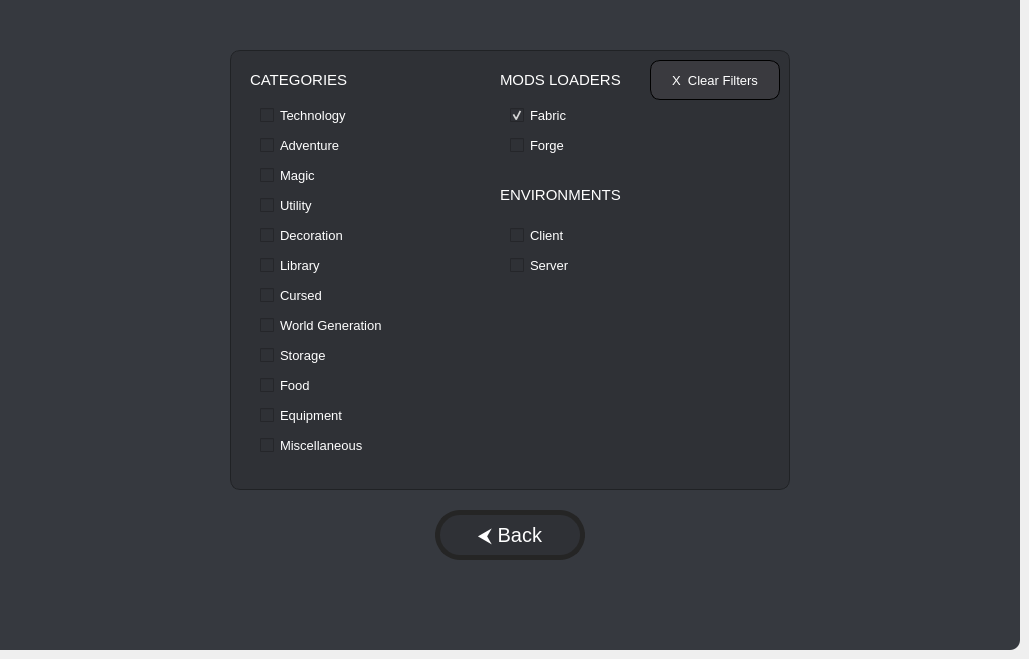
    <widget class="QWidget" name="modfilterwid">
     <widget class="QFrame" name="frame_13">
      <property name="geometry">
       <rect>
        <x>0</x>
        <y>0</y>
        <width>1020</width>
        <height>650</height>
       </rect>
      </property>
      <property name="styleSheet">
       <string notr="true">background-color:rgb(54, 57, 63);
border-bottom-right-radius:10px;
outline:none;</string>
      </property>
      <property name="frameShape">
       <enum>QFrame::StyledPanel</enum>
      </property>
      <property name="frameShadow">
       <enum>QFrame::Raised</enum>
      </property>
      <widget class="QFrame" name="frame_15">
       <property name="geometry">
        <rect>
         <x>230</x>
         <y>50</y>
         <width>560</width>
         <height>440</height>
        </rect>
       </property>
       <property name="styleSheet">
        <string notr="true">background-color:rgb(47, 49, 54);
border-radius:10px;
border:1px solid rgb(32, 34, 37);</string>
       </property>
       <property name="frameShape">
        <enum>QFrame::StyledPanel</enum>
       </property>
       <property name="frameShadow">
        <enum>QFrame::Raised</enum>
       </property>
       <widget class="QLabel" name="label_12">
        <property name="geometry">
         <rect>
          <x>20</x>
          <y>5</y>
          <width>125</width>
          <height>50</height>
         </rect>
        </property>
        <property name="styleSheet">
         <string notr="true">color:white;
border:none;
background-color:none;
font:11pt;</string>
        </property>
        <property name="text">
         <string>CATEGORIES</string>
        </property>
        <property name="alignment">
         <set>Qt::AlignLeading|Qt::AlignLeft|Qt::AlignVCenter</set>
        </property>
       </widget>
       <widget class="QPushButton" name="clearfilterbtn">
        <property name="geometry">
         <rect>
          <x>420</x>
          <y>10</y>
          <width>130</width>
          <height>40</height>
         </rect>
        </property>
        <property name="cursor">
         <cursorShape>PointingHandCursor</cursorShape>
        </property>
        <property name="styleSheet">
         <string notr="true">QPushButton {
color:white;
border:none;
background-color:rgb(58, 58, 63);
font:10pt;
border-radius:10px;
border: 1px solid black;
}
QPushButton:hover{
background-color:rgb(32, 34, 37);
}</string>
        </property>
        <property name="text">
         <string>X  Clear Filters</string>
        </property>
       </widget>
       <widget class="QCheckBox" name="cate_1">
        <property name="geometry">
         <rect>
          <x>30</x>
          <y>50</y>
          <width>230</width>
          <height>30</height>
         </rect>
        </property>
        <property name="cursor">
         <cursorShape>PointingHandCursor</cursorShape>
        </property>
        <property name="tabletTracking">
         <bool>false</bool>
        </property>
        <property name="styleSheet">
         <string notr="true">QCheckBox {
color:white;
font:10pt;
border:none;
border-radius:5px;
}
QCheckBox:hover {
background-color:rgb(54, 57, 63);
}</string>
        </property>
        <property name="text">
         <string>Technology</string>
        </property>
        <property name="icon">
         <iconset resource="../qrf.qrc">
          <normaloff>:/filters-icon/Pictures/Filters-Icon/tech.png</normaloff>:/filters-icon/Pictures/Filters-Icon/tech.png</iconset>
        </property>
        <property name="iconSize">
         <size>
          <width>25</width>
          <height>25</height>
         </size>
        </property>
       </widget>
       <widget class="QCheckBox" name="cate_2">
        <property name="geometry">
         <rect>
          <x>30</x>
          <y>80</y>
          <width>230</width>
          <height>30</height>
         </rect>
        </property>
        <property name="cursor">
         <cursorShape>PointingHandCursor</cursorShape>
        </property>
        <property name="styleSheet">
         <string notr="true">QCheckBox {
color:white;
font:10pt;
border:none;
border-radius:5px;
}
QCheckBox:hover {
background-color:rgb(54, 57, 63);
}</string>
        </property>
        <property name="text">
         <string>Adventure</string>
        </property>
        <property name="icon">
         <iconset resource="../qrf.qrc">
          <normaloff>:/filters-icon/Pictures/Filters-Icon/adventure.png</normaloff>:/filters-icon/Pictures/Filters-Icon/adventure.png</iconset>
        </property>
        <property name="iconSize">
         <size>
          <width>25</width>
          <height>25</height>
         </size>
        </property>
       </widget>
       <widget class="QCheckBox" name="cate_3">
        <property name="geometry">
         <rect>
          <x>30</x>
          <y>110</y>
          <width>230</width>
          <height>30</height>
         </rect>
        </property>
        <property name="cursor">
         <cursorShape>PointingHandCursor</cursorShape>
        </property>
        <property name="styleSheet">
         <string notr="true">QCheckBox {
color:white;
font:10pt;
border:none;
border-radius:5px;
}
QCheckBox:hover {
background-color:rgb(54, 57, 63);
}</string>
        </property>
        <property name="text">
         <string>Magic</string>
        </property>
        <property name="icon">
         <iconset resource="../qrf.qrc">
          <normaloff>:/filters-icon/Pictures/Filters-Icon/flame.png</normaloff>:/filters-icon/Pictures/Filters-Icon/flame.png</iconset>
        </property>
        <property name="iconSize">
         <size>
          <width>25</width>
          <height>25</height>
         </size>
        </property>
       </widget>
       <widget class="QCheckBox" name="cate_4">
        <property name="geometry">
         <rect>
          <x>30</x>
          <y>140</y>
          <width>230</width>
          <height>30</height>
         </rect>
        </property>
        <property name="cursor">
         <cursorShape>PointingHandCursor</cursorShape>
        </property>
        <property name="styleSheet">
         <string notr="true">QCheckBox {
color:white;
font:10pt;
border:none;
border-radius:5px;
}
QCheckBox:hover {
background-color:rgb(54, 57, 63);
}</string>
        </property>
        <property name="text">
         <string>Utility</string>
        </property>
        <property name="icon">
         <iconset resource="../qrf.qrc">
          <normaloff>:/filters-icon/Pictures/Filters-Icon/storage.png</normaloff>:/filters-icon/Pictures/Filters-Icon/storage.png</iconset>
        </property>
        <property name="iconSize">
         <size>
          <width>25</width>
          <height>25</height>
         </size>
        </property>
       </widget>
       <widget class="QCheckBox" name="cate_5">
        <property name="geometry">
         <rect>
          <x>30</x>
          <y>170</y>
          <width>230</width>
          <height>30</height>
         </rect>
        </property>
        <property name="cursor">
         <cursorShape>PointingHandCursor</cursorShape>
        </property>
        <property name="styleSheet">
         <string notr="true">QCheckBox {
color:white;
font:10pt;
border:none;
border-radius:5px;
}
QCheckBox:hover {
background-color:rgb(54, 57, 63);
}</string>
        </property>
        <property name="text">
         <string>Decoration</string>
        </property>
        <property name="icon">
         <iconset resource="../qrf.qrc">
          <normaloff>:/filters-icon/Pictures/Filters-Icon/decoration.png</normaloff>:/filters-icon/Pictures/Filters-Icon/decoration.png</iconset>
        </property>
        <property name="iconSize">
         <size>
          <width>25</width>
          <height>25</height>
         </size>
        </property>
       </widget>
       <widget class="QCheckBox" name="cate_6">
        <property name="geometry">
         <rect>
          <x>30</x>
          <y>200</y>
          <width>230</width>
          <height>30</height>
         </rect>
        </property>
        <property name="cursor">
         <cursorShape>PointingHandCursor</cursorShape>
        </property>
        <property name="styleSheet">
         <string notr="true">QCheckBox {
color:white;
font:10pt;
border:none;
border-radius:5px;
}
QCheckBox:hover {
background-color:rgb(54, 57, 63);
}</string>
        </property>
        <property name="text">
         <string>Library</string>
        </property>
        <property name="icon">
         <iconset resource="../qrf.qrc">
          <normaloff>:/filters-icon/Pictures/Filters-Icon/library.png</normaloff>:/filters-icon/Pictures/Filters-Icon/library.png</iconset>
        </property>
        <property name="iconSize">
         <size>
          <width>25</width>
          <height>25</height>
         </size>
        </property>
       </widget>
       <widget class="QCheckBox" name="cate_7">
        <property name="geometry">
         <rect>
          <x>30</x>
          <y>230</y>
          <width>230</width>
          <height>30</height>
         </rect>
        </property>
        <property name="cursor">
         <cursorShape>PointingHandCursor</cursorShape>
        </property>
        <property name="styleSheet">
         <string notr="true">QCheckBox {
color:white;
font:10pt;
border:none;
border-radius:5px;
}
QCheckBox:hover {
background-color:rgb(54, 57, 63);
}</string>
        </property>
        <property name="text">
         <string>Cursed</string>
        </property>
        <property name="icon">
         <iconset resource="../qrf.qrc">
          <normaloff>:/filters-icon/Pictures/Filters-Icon/cursed.png</normaloff>:/filters-icon/Pictures/Filters-Icon/cursed.png</iconset>
        </property>
        <property name="iconSize">
         <size>
          <width>25</width>
          <height>25</height>
         </size>
        </property>
       </widget>
       <widget class="QCheckBox" name="cate_8">
        <property name="geometry">
         <rect>
          <x>30</x>
          <y>260</y>
          <width>230</width>
          <height>30</height>
         </rect>
        </property>
        <property name="cursor">
         <cursorShape>PointingHandCursor</cursorShape>
        </property>
        <property name="styleSheet">
         <string notr="true">QCheckBox {
color:white;
font:10pt;
border:none;
border-radius:5px;
}
QCheckBox:hover {
background-color:rgb(54, 57, 63);
}</string>
        </property>
        <property name="text">
         <string>World Generation</string>
        </property>
        <property name="icon">
         <iconset resource="../qrf.qrc">
          <normaloff>:/filters-icon/Pictures/Filters-Icon/worldgen.png</normaloff>:/filters-icon/Pictures/Filters-Icon/worldgen.png</iconset>
        </property>
        <property name="iconSize">
         <size>
          <width>25</width>
          <height>25</height>
         </size>
        </property>
       </widget>
       <widget class="QCheckBox" name="cate_9">
        <property name="geometry">
         <rect>
          <x>30</x>
          <y>290</y>
          <width>230</width>
          <height>30</height>
         </rect>
        </property>
        <property name="cursor">
         <cursorShape>PointingHandCursor</cursorShape>
        </property>
        <property name="styleSheet">
         <string notr="true">QCheckBox {
color:white;
font:10pt;
border:none;
border-radius:5px;
}
QCheckBox:hover {
background-color:rgb(54, 57, 63);
}</string>
        </property>
        <property name="text">
         <string>Storage</string>
        </property>
        <property name="icon">
         <iconset resource="../qrf.qrc">
          <normaloff>:/filters-icon/Pictures/Filters-Icon/storage.png</normaloff>:/filters-icon/Pictures/Filters-Icon/storage.png</iconset>
        </property>
        <property name="iconSize">
         <size>
          <width>25</width>
          <height>25</height>
         </size>
        </property>
       </widget>
       <widget class="QCheckBox" name="cate_10">
        <property name="geometry">
         <rect>
          <x>30</x>
          <y>320</y>
          <width>230</width>
          <height>30</height>
         </rect>
        </property>
        <property name="cursor">
         <cursorShape>PointingHandCursor</cursorShape>
        </property>
        <property name="styleSheet">
         <string notr="true">QCheckBox {
color:white;
font:10pt;
border:none;
border-radius:5px;
}
QCheckBox:hover {
background-color:rgb(54, 57, 63);
}</string>
        </property>
        <property name="text">
         <string>Food</string>
        </property>
        <property name="icon">
         <iconset resource="../qrf.qrc">
          <normaloff>:/filters-icon/Pictures/Filters-Icon/food.png</normaloff>:/filters-icon/Pictures/Filters-Icon/food.png</iconset>
        </property>
        <property name="iconSize">
         <size>
          <width>25</width>
          <height>25</height>
         </size>
        </property>
       </widget>
       <widget class="QCheckBox" name="cate_11">
        <property name="geometry">
         <rect>
          <x>30</x>
          <y>350</y>
          <width>230</width>
          <height>30</height>
         </rect>
        </property>
        <property name="cursor">
         <cursorShape>PointingHandCursor</cursorShape>
        </property>
        <property name="styleSheet">
         <string notr="true">QCheckBox {
color:white;
font:10pt;
border:none;
border-radius:5px;
}
QCheckBox:hover {
background-color:rgb(54, 57, 63);
}</string>
        </property>
        <property name="text">
         <string>Equipment</string>
        </property>
        <property name="icon">
         <iconset resource="../qrf.qrc">
          <normaloff>:/filters-icon/Pictures/Filters-Icon/equipment.png</normaloff>:/filters-icon/Pictures/Filters-Icon/equipment.png</iconset>
        </property>
        <property name="iconSize">
         <size>
          <width>25</width>
          <height>25</height>
         </size>
        </property>
       </widget>
       <widget class="QCheckBox" name="cate_12">
        <property name="geometry">
         <rect>
          <x>30</x>
          <y>380</y>
          <width>230</width>
          <height>30</height>
         </rect>
        </property>
        <property name="cursor">
         <cursorShape>PointingHandCursor</cursorShape>
        </property>
        <property name="styleSheet">
         <string notr="true">QCheckBox {
color:white;
font:10pt;
border:none;
border-radius:5px;
}
QCheckBox:hover {
background-color:rgb(54, 57, 63);
}</string>
        </property>
        <property name="text">
         <string>Miscellaneous</string>
        </property>
        <property name="icon">
         <iconset resource="../qrf.qrc">
          <normaloff>:/filters-icon/Pictures/Filters-Icon/misc.png</normaloff>:/filters-icon/Pictures/Filters-Icon/misc.png</iconset>
        </property>
        <property name="iconSize">
         <size>
          <width>25</width>
          <height>25</height>
         </size>
        </property>
       </widget>
       <widget class="QLabel" name="label_13">
        <property name="geometry">
         <rect>
          <x>270</x>
          <y>5</y>
          <width>150</width>
          <height>50</height>
         </rect>
        </property>
        <property name="styleSheet">
         <string notr="true">color:white;
border:none;
background-color:none;
font:11pt;</string>
        </property>
        <property name="text">
         <string>MODS LOADERS</string>
        </property>
        <property name="alignment">
         <set>Qt::AlignLeading|Qt::AlignLeft|Qt::AlignVCenter</set>
        </property>
       </widget>
       <widget class="QCheckBox" name="loader_1">
        <property name="enabled">
         <bool>false</bool>
        </property>
        <property name="geometry">
         <rect>
          <x>280</x>
          <y>50</y>
          <width>240</width>
          <height>30</height>
         </rect>
        </property>
        <property name="cursor">
         <cursorShape>PointingHandCursor</cursorShape>
        </property>
        <property name="styleSheet">
         <string notr="true">QCheckBox {
color:white;
font:10pt;
border:none;
border-radius:5px;
}
QCheckBox:hover {
background-color:rgb(54, 57, 63);
}</string>
        </property>
        <property name="text">
         <string>Fabric</string>
        </property>
        <property name="icon">
         <iconset resource="../qrf.qrc">
          <normaloff>:/filters-icon/Pictures/Filters-Icon/fabric.png</normaloff>:/filters-icon/Pictures/Filters-Icon/fabric.png</iconset>
        </property>
        <property name="iconSize">
         <size>
          <width>25</width>
          <height>25</height>
         </size>
        </property>
        <property name="checked">
         <bool>true</bool>
        </property>
       </widget>
       <widget class="QCheckBox" name="loader_2">
        <property name="enabled">
         <bool>false</bool>
        </property>
        <property name="geometry">
         <rect>
          <x>280</x>
          <y>80</y>
          <width>240</width>
          <height>30</height>
         </rect>
        </property>
        <property name="cursor">
         <cursorShape>PointingHandCursor</cursorShape>
        </property>
        <property name="styleSheet">
         <string notr="true">QCheckBox {
color:white;
font:10pt;
border:none;
border-radius:5px;
}
QCheckBox:hover {
background-color:rgb(54, 57, 63);
}</string>
        </property>
        <property name="text">
         <string>Forge</string>
        </property>
        <property name="icon">
         <iconset resource="../qrf.qrc">
          <normaloff>:/filters-icon/Pictures/Filters-Icon/forge.png</normaloff>:/filters-icon/Pictures/Filters-Icon/forge.png</iconset>
        </property>
        <property name="iconSize">
         <size>
          <width>25</width>
          <height>25</height>
         </size>
        </property>
       </widget>
       <widget class="QCheckBox" name="env_1">
        <property name="geometry">
         <rect>
          <x>280</x>
          <y>170</y>
          <width>240</width>
          <height>30</height>
         </rect>
        </property>
        <property name="cursor">
         <cursorShape>PointingHandCursor</cursorShape>
        </property>
        <property name="styleSheet">
         <string notr="true">QCheckBox {
color:white;
font:10pt;
border:none;
border-radius:5px;
}
QCheckBox:hover {
background-color:rgb(54, 57, 63);
}</string>
        </property>
        <property name="text">
         <string>Client</string>
        </property>
        <property name="icon">
         <iconset resource="../qrf.qrc">
          <normaloff>:/filters-icon/Pictures/Filters-Icon/client.png</normaloff>:/filters-icon/Pictures/Filters-Icon/client.png</iconset>
        </property>
        <property name="iconSize">
         <size>
          <width>25</width>
          <height>25</height>
         </size>
        </property>
       </widget>
       <widget class="QLabel" name="label_14">
        <property name="geometry">
         <rect>
          <x>270</x>
          <y>120</y>
          <width>150</width>
          <height>50</height>
         </rect>
        </property>
        <property name="styleSheet">
         <string notr="true">color:white;
border:none;
background-color:none;
font:11pt;</string>
        </property>
        <property name="text">
         <string>ENVIRONMENTS</string>
        </property>
        <property name="alignment">
         <set>Qt::AlignLeading|Qt::AlignLeft|Qt::AlignVCenter</set>
        </property>
       </widget>
       <widget class="QCheckBox" name="env_2">
        <property name="geometry">
         <rect>
          <x>280</x>
          <y>200</y>
          <width>240</width>
          <height>30</height>
         </rect>
        </property>
        <property name="cursor">
         <cursorShape>PointingHandCursor</cursorShape>
        </property>
        <property name="styleSheet">
         <string notr="true">QCheckBox {
color:white;
font:10pt;
border:none;
border-radius:5px;
}
QCheckBox:hover {
background-color:rgb(54, 57, 63);
}</string>
        </property>
        <property name="text">
         <string>Server</string>
        </property>
        <property name="icon">
         <iconset resource="../qrf.qrc">
          <normaloff>:/filters-icon/Pictures/Filters-Icon/tech.png</normaloff>:/filters-icon/Pictures/Filters-Icon/tech.png</iconset>
        </property>
        <property name="iconSize">
         <size>
          <width>25</width>
          <height>25</height>
         </size>
        </property>
       </widget>
      </widget>
      <widget class="QPushButton" name="backmodfilter">
       <property name="geometry">
        <rect>
         <x>435</x>
         <y>510</y>
         <width>150</width>
         <height>50</height>
        </rect>
       </property>
       <property name="cursor">
        <cursorShape>PointingHandCursor</cursorShape>
       </property>
       <property name="styleSheet">
        <string notr="true">QPushButton {
background-color: rgb(47, 49, 54);
border:5px solid rgb(37, 37, 37);
border-radius:25px;
color:white;
font:15pt;
}
QPushButton:hover {
background-color:rgb(37, 37, 37);

}</string>
       </property>
       <property name="text">
        <string>⮜ Back</string>
       </property>
      </widget>
     </widget>
    </widget>
